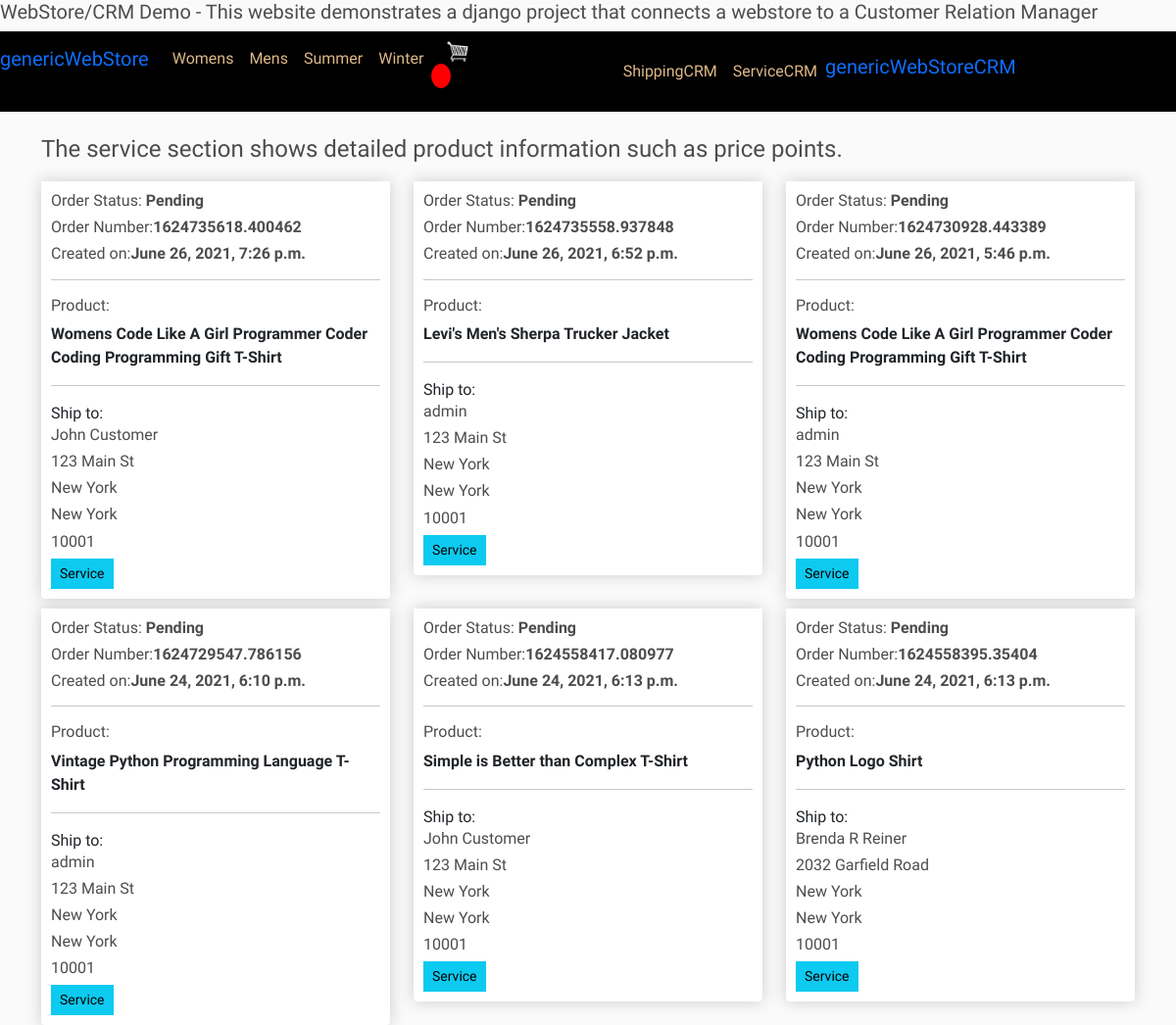
/service/ (signed in), run on the app's committed database.
### store/models.py (models this page shows, shortened)
class ShippingAddress(models.Model):
	STATUS = (
			('Pending', 'Pending'),
			('Picked', 'Picked'),
			('Shipped', 'Shipped'),
			('Canceled', 'Canceled'),
			)
	customer = models.ForeignKey(Customer, on_delete=models.SET_NULL, null=True)
	order = models.ForeignKey(Order, on_delete=models.SET_NULL, null=True)
	orderItem = models.ManyToManyField(OrderItem)
	address = models.CharField(max_length=200, null=False)
	city = models.CharField(max_length=200, null=False)
	state = models.CharField(max_length=200, null=False)
	zipcode = models.CharField(max_length=200, null=False)
	date_added = models.DateTimeField(auto_now_add=True)
	status = models.CharField(max_length=200, null=True,blank=True, choices=STATUS, default="Pending")
	note = models.CharField(max_length=1000, null=True, blank=True)

class Order(models.Model):
	customer = models.ForeignKey(Customer, on_delete=models.SET_NULL, null=True, blank=True)
	date_ordered = models.DateTimeField(auto_now_add=True)
	complete = models.BooleanField(default=False)
	transaction_id = models.CharField(max_length=100, null=True)
	def __str__(self):
		return str(self.transaction_id)

class OrderItem(models.Model):
	product = models.ForeignKey(Product, on_delete=models.SET_NULL, null=True)
	order = models.ForeignKey(Order, on_delete=models.SET_NULL, null=True)
	quantity = models.IntegerField(default=0, null=True, blank=True)
	date_added = models.DateTimeField(auto_now_add=True)

class Product(models.Model):
	sCATEGORY = (
			('Summer', 'Summer'),
			('Winter', 'Winter'),
			)
	gCATEGORY = (
			('Womens', 'Womens'),
			('Mens', 'Mens'),
			)
	LOCATION = (
			('001','001'),
			('002','002'),
			('003','003'),
			('004','004'),
			('005','005'),
			('006','006'),
			('007','007'),
			)
	name = models.CharField(max_length=200)
	description = models.CharField(max_length=200, null=True, blank=True)
	genderCategory = models.CharField(max_length=200, null=True, choices=gCATEGORY)
	seasonCategory = models.CharField(max_length=200, null=True, choices=sCATEGORY)
	price = models.FloatField()
	slPrice = models.FloatField(null=True, blank=True)
	lwstPrice = models.FloatField(null=True, blank=True)
	cost = models.FloatField(null=True, blank=True)
	location = models.CharField(max_length=200, null=True, choices=LOCATION)
	mnfDscptn = models.TextField(null=True, blank=True)
	mnfBrCd = models.CharField(max_length=200, default=False)
	digital = models.BooleanField(default=False,null=True, blank=True)
	image = models.ImageField(null=True, blank=True)
	image2 = models.ImageField(null=True, blank=True)
	image3 = models.ImageField(null=True, blank=True)
	date_created = models.DateTimeField(auto_now_add=True, null=True)
	tags = models.ManyToManyField(Tag)
	newItem = models.BooleanField(default=False,null=True, blank=True)
	whatsHot = models.BooleanField(default=False,null=True, blank=True)
	promo = models.BooleanField(default=False,null=True, blank=True)
	def __str__(self):
		return self.name

class Customer(models.Model):
	user = models.OneToOneField(User, null=True, blank=True, on_delete=models.CASCADE)
	name = models.CharField(max_length=200, null=True)
	email = models.CharField(max_length=200)
	def __str__(self):
		return self.name

### store/views.py (the view)
# urls.py: path('service/', views.service, name="service"),
def service(request):
    order = Order.objects.all()
    item = OrderItem.objects.all()
    address = ShippingAddress.objects.all().order_by('-date_added')
    context = {'order':order, 'address': address, 'item':item}
    return render(request, 'store/service.html', context)

### store/templates/store/service.html
{% extends 'store/main.html' %}
{% load static %}
{% block content %}
<h4>The service section shows detailed product information such as price points.</h4>
<div class="row">
    {% for i in address %}
    <div class="col-lg-4">
        <div class="box-element product">
            <h6>Order Status: <strong>{{ i.status }}</strong></h6>
            <h6>Order Number:<strong>{{ i.order }}</strong></h6>
            <h6>Created on:<strong>{{ i.order.date_ordered }}</strong></h6>
            <hr>
            <h6>Product:</h6>
            {% for item in i.orderItem.all %}
            <strong>{{ item.product }}</strong>
<br>
            {% endfor %}
            <hr>
            Ship to:
         <h6>{{ i.customer }}</h6>
            <h6>{{ i.address }}</h6>
            <h6> {{ i.city }}</h6>
            <h6> {{ i.state }}</h6>
            <h6> {{ i.zipcode }}</h6>
            <a class="btn btn-sm btn-info" href="{% url 'serviceOrder' i.id %}">Service</a>
        </div>
    </div>
    {% endfor %}
</div>
{% endblock content %}

### static/css/main.css (style rules this page uses)
body { background-color: hsl(0, 0%, 98%); font-family: 'Tomorrow', sans-serif; }
h1,h2,h3,h4,h5,h6 { color:hsl(0, 0%, 30%); }
.box-element { box-shadow:hsl(0, 0%, 80%) 0 0 16px; background-color: #fff; border-radius: 4px; padding: 10px; }
.product { border-radius: 0 0 4px 4px; }
.col-lg-4, .col-lg-6, .col-lg-8, .col-lg-12 { margin-top: 10px; }
.btn { border-radius: 0; }

### data on the page
ShippingAddress: status "Pending", order "1624735618.400462", order.date_ordered "June 26, 2021, 7:26 p.m.", customer "John Customer", address "123 Main St", city "New York", state "New York", zipcode "10001"
OrderItem: product "Womens Code Like A Girl Programmer Coder Coding Programming Gift T-Shirt"
ShippingAddress: status "Pending", order "1624735558.937848", order.date_ordered "June 26, 2021, 6:52 p.m.", customer "admin", address "123 Main St", city "New York", state "New York", zipcode "10001"
OrderItem: product "Levi's Men's Sherpa Trucker Jacket"
ShippingAddress: status "Pending", order "1624730928.443389", order.date_ordered "June 26, 2021, 5:46 p.m.", customer "admin", address "123 Main St", city "New York", state "New York", zipcode "10001"
OrderItem: product "Womens Code Like A Girl Programmer Coder Coding Programming Gift T-Shirt"
ShippingAddress: status "Pending", order "1624729547.786156", order.date_ordered "June 24, 2021, 6:10 p.m.", customer "admin", address "123 Main St", city "New York", state "New York", zipcode "10001"
OrderItem: product "Vintage Python Programming Language T-Shirt"
ShippingAddress: status "Pending", order "1624558417.080977", order.date_ordered "June 24, 2021, 6:13 p.m.", customer "John Customer", address "123 Main St", city "New York", state "New York", zipcode "10001"
OrderItem: product "Simple is Better than Complex T-Shirt"
ShippingAddress: status "Pending", order "1624558395.35404", order.date_ordered "June 24, 2021, 6:13 p.m.", customer "Brenda R Reiner", address "2032 Garfield Road", city "New York", state "New York", zipcode "10001"
OrderItem: product "Python Logo Shirt"
